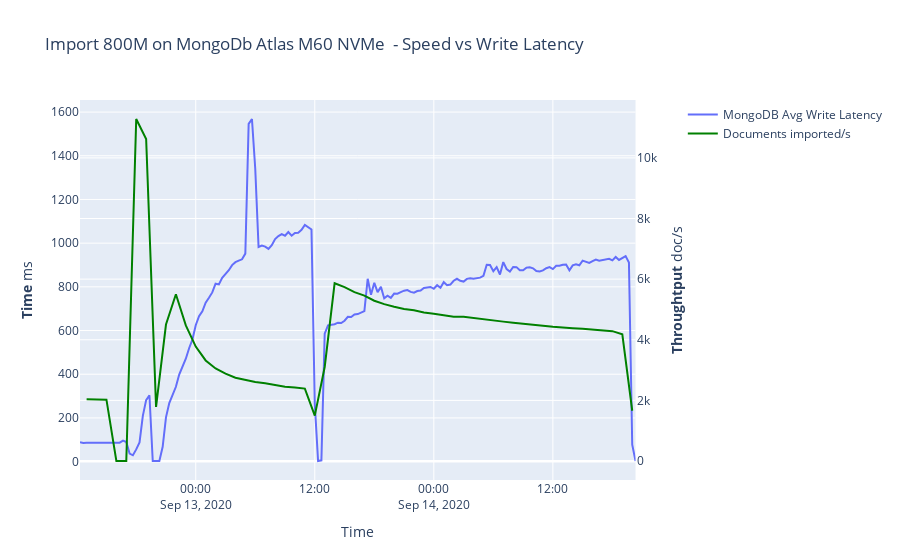

Here is the notebook cell this chart was saved with:
### Code cell
import pandas as pd
import numpy as np
import plotly.express as px
import plotly.graph_objects as go
from plotly.subplots import make_subplots

commits = pd.read_csv("monitoring/US-WEST-IMPORT-CSV/extract-2020-09-14T20_25_14.610Z-per_second(sum_nuxeo.importer.stream.consumer.committed{staging_bench-11}).csv");
writeLatency = pd.read_csv("monitoring/US-WEST-IMPORT-CSV/extract-2020-09-14T20_25_33.305Z-max_mongodb.atlas.oplatencies.writes.avg{projectname_nxbench-bench11}.csv")


fig = make_subplots(specs=[[{"secondary_y": True}]])

# MongoDB Latency
fig.add_trace(
    go.Scatter(x = writeLatency['time'], y = writeLatency['value'],name='MongoDB Avg Write Latency'),
    secondary_y=False,
)

# Add throuput
fig.add_trace(
    go.Scatter(x=commits['time'], y=commits['value'], line= {"color":"green"}, name="Documents imported/s", mode='lines'),
    secondary_y=True,
)

# Add figure title
fig.update_layout(
    title_text="Import 800M on MongoDb Atlas M60 NVMe  - Speed vs Write Latency"
)

# Set x-axis title
fig.update_xaxes(title_text="Time")

# Set y-axes titles
fig.update_yaxes(title_text="<b>Time</b> ms", secondary_y=False)
fig.update_yaxes(title_text="<b>Throughtput</b> doc/s", secondary_y=True)

fig.show()

### Figure 1 — Plotly figure (JSON) as saved in the notebook; plotly's stock layout.template omitted (floating-point values rounded to 4 significant figures; data arrays with more than 128 entries replaced by an {"elided": "..."} marker saying what was removed)
{"data": [{"name": "MongoDB Avg Write Latency", "type": "scatter", "x": {"elided": "169 str values"}, "xaxis": "x", "y": {"elided": "169 float values"}, "yaxis": "y"}, {"line": {"color": "green"}, "mode": "lines", "name": "Documents imported/s", "type": "scatter", "x": ["2020-09-12T13:00:00.000Z", "2020-09-12T14:00:00.000Z", "2020-09-12T15:00:00.000Z", "2020-09-12T16:00:00.000Z", "2020-09-12T17:00:00.000Z", "2020-09-12T18:00:00.000Z", "2020-09-12T19:00:00.000Z", "2020-09-12T20:00:00.000Z", "2020-09-12T21:00:00.000Z", "2020-09-12T22:00:00.000Z", "2020-09-12T23:00:00.000Z", "2020-09-13T00:00:00.000Z", "2020-09-13T01:00:00.000Z", "2020-09-13T02:00:00.000Z", "2020-09-13T03:00:00.000Z", "2020-09-13T04:00:00.000Z", "2020-09-13T05:00:00.000Z", "2020-09-13T06:00:00.000Z", "2020-09-13T07:00:00.000Z", "2020-09-13T08:00:00.000Z", "2020-09-13T09:00:00.000Z", "2020-09-13T10:00:00.000Z", "2020-09-13T11:00:00.000Z", "2020-09-13T12:00:00.000Z", "2020-09-13T13:00:00.000Z", "2020-09-13T14:00:00.000Z", "2020-09-13T15:00:00.000Z", "2020-09-13T16:00:00.000Z", "2020-09-13T17:00:00.000Z", "2020-09-13T18:00:00.000Z", "2020-09-13T19:00:00.000Z", "2020-09-13T20:00:00.000Z", "2020-09-13T21:00:00.000Z", "2020-09-13T22:00:00.000Z", "2020-09-13T23:00:00.000Z", "2020-09-14T00:00:00.000Z", "2020-09-14T01:00:00.000Z", "2020-09-14T02:00:00.000Z", "2020-09-14T03:00:00.000Z", "2020-09-14T04:00:00.000Z", "2020-09-14T05:00:00.000Z", "2020-09-14T06:00:00.000Z", "2020-09-14T07:00:00.000Z", "2020-09-14T08:00:00.000Z", "2020-09-14T09:00:00.000Z", "2020-09-14T10:00:00.000Z", "2020-09-14T11:00:00.000Z", "2020-09-14T12:00:00.000Z", "2020-09-14T13:00:00.000Z", "2020-09-14T14:00:00.000Z", "2020-09-14T15:00:00.000Z", "2020-09-14T16:00:00.000Z", "2020-09-14T17:00:00.000Z", "2020-09-14T18:00:00.000Z", "2020-09-14T19:00:00.000Z", "2020-09-14T20:00:00.000Z"], "xaxis": "x", "y": [2035.0, 2030.0, 2024.0, 0, 0, 11280.0, 10620.0, 1786.0, 4502.0, 5499.0, 4474.0, 3775.0, 3317.0, 3053.0, 2880.0, 2746.0, 2667.0, 2606.0, 2563.0, 2505.0, 2449.0, 2424.0, 2388.0, 1497.0, 3102.0, 5864.0, 5739.0, 5573.0, 5456.0, 5287.0, 5174.0, 5091.0, 5015.0, 4970.0, 4899.0, 4859.0, 4804.0, 4762.0, 4756.0, 4711.0, 4683.0, 4632.0, 4598.0, 4563.0, 4538.0, 4492.0, 4465.0, 4426.0, 4393.0, 4381.0, 4365.0, 4343.0, 4315.0, 4284.0, 4180.0, 1658.0], "yaxis": "y2"}], "layout": {"title": {"text": "Import 800M on MongoDb Atlas M60 NVMe  - Speed vs Write Latency"}, "xaxis": {"anchor": "y", "domain": [0, 0.94], "title": {"text": "Time"}}, "yaxis": {"anchor": "x", "domain": [0, 1], "title": {"text": "<b>Time</b> ms"}}, "yaxis2": {"anchor": "x", "overlaying": "y", "side": "right", "title": {"text": "<b>Throughtput</b> doc/s"}}}}
